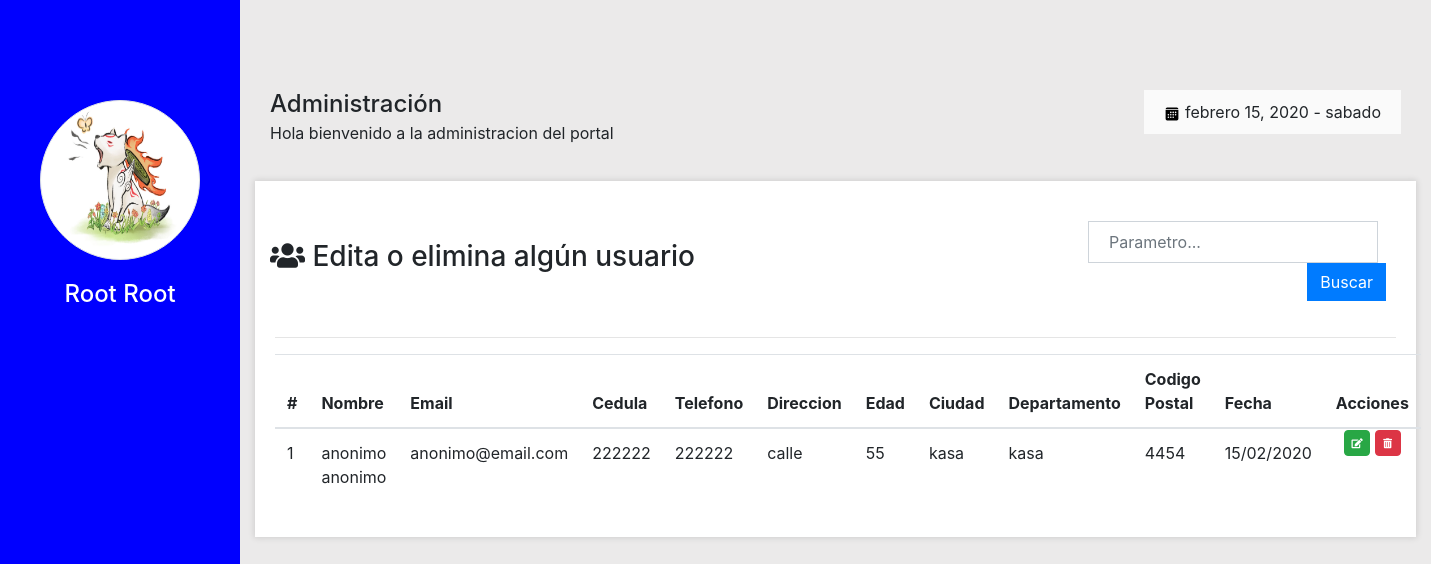
The app's page /editar.php (signed in) with its own data.
### tables this page shows
CREATE TABLE `usuarios` (
  `idUsuario` int(10) UNSIGNED NOT NULL,
  `nombre` varchar(15) NOT NULL,
  `apellido` varchar(15) NOT NULL,
  `email` varchar(50) NOT NULL,
  `contrasena` varchar(100) NOT NULL,
  `cedula` int(10) UNSIGNED NOT NULL,
  `telefono` int(11) UNSIGNED NOT NULL,
  `direccion` varchar(40) NOT NULL,
  `edad` tinyint(3) UNSIGNED NOT NULL,
  `ciudad` varchar(15) NOT NULL,
  `departamento` varchar(15) NOT NULL,
  `codigoPostal` mediumint(8) UNSIGNED NOT NULL,
  `imagen` varchar(40) NOT NULL,
  `fecha` int(10) UNSIGNED NOT NULL,
  `rol` enum('administrador','registrado') NOT NULL DEFAULT 'registrado'
);

### lib/Database.php (called while the page is built, shortened)
<?php
class Database{
    public $db;
    protected $prep;
    public function __construct($dbhost, $dbuser, $db_pass, $db_name){
        $this->db= new mysqli($dbhost, $dbuser, $db_pass, $db_name);
        $this->db->set_charset('utf8');
    }
    public function preparar($consulta){
        $this->consulta= $consulta;
        $this->prep= $this->db->prepare($this->consulta);
        if(!$this->prep){
            trigger_error("Error al preparar la consulta", E_USER_ERROR);
        }else{
            return true;
        }
    }
    public function ejecutar(){
        $this->prep->execute();
    }
    public function resultado(){
        return $this->prep->fetch();
    }
}
?>

### editar.php (the view, shortened to what this page needs)
<?php
$db= new Database(DB_HOST,DB_USER,DB_PASS,DB_NAME);
$fecha=getdate();
$diaN= date('d');
$anio=date('Y');
$diaS=['domingo','lunes',',martes','miercoles','jueves','viernes','sabado'];
$meses=['enero','febrero','marzo','abril','mayo','junio','julio','agosto','septiembre','octubre','noviembre','diciembre'];
$dia2=$diaS[$fecha['wday']];
$mes=$meses[$fecha['mon']-1];
$db->preparar("SELECT CONCAT (nombre,' ',apellido) AS nombreCompleto,imagen FROM usuarios WHERE idUsuario= ? ");
$db->prep()->bind_param('i',$_SESSION['idUsuario']);
$db->ejecutar();
$db->prep()->bind_result($unombre,$uimagen);
$db->resultado();
$db->liberar();
?>
<?php require "inc/header.inc"; ?>
<div class="izq">
    <div class="perfil">
              <img class="img-fluid img-thumbnail rounded-circle" src='<?php echo "$uimagen"?>' alt="">
    </div>
    <div class="nombre text-center">
        <h4><?php echo ucwords($unombre);?></h4>
    </div>
</div>
<div class="der">
    <div class="cabecera">
        <h1 class="titulo">
            Administración <small>Hola bienvenido a la administracion del portal</small>
        </h1>
        <div class="fecha float-right">
            <img src="img/calendar-fill.svg" alt="">
            <span><?php echo "$mes $diaN, $anio - $dia2"?></span>
        </div>
    </div>
    <div class="container-fluid">
     <?php if(isset($_GET['editar'])):?>
      <div class="row">
          <div class="col-12">
               <?php
                    $e_id= $_GET['editar'];
                    $db->preparar("SELECT nombre,email,telefono,direccion,edad,ciudad, departamento,codigoPostal FROM usuarios WHERE idUsuario= ? ");
                    $db->prep()->bind_param('i',$_GET['editar']);
                    $db->ejecutar();
                    $db->prep()->bind_result($enombre,$eemail,$etelefono,$edireccion, $eedad, $eciudad, $edepartamento,$ecodigoPostal);
                    $db->resultado();
                    $db->liberar();
               ?>
              <form action="actualizar.php" method="post" role="form" enctype="multipart/form-data">
                 <h2 class="text-center">Actualizar</h2>
                  <div class="form-group row">
                      <input type="text" class="form-control col-md-7 col-centrar" id="usuario" name="email" placeholder="<?php echo $eemail;?>">
                  </div>
                  <div class="form-group row">
                      <input type="password" class="form-control col-md-7 col-centrar" id="contrasena" name="contrasena" placeholder="Contraseña">
                  </div>
                  <div class="form-group row">
                      <input type="password" class="form-control col-md-7 col-centrar" id="confirContrasena" name="confirContrasena" placeholder="Confirma la contraseña">
                  </div>
                  <div class="form-group row">
                      <input type="text" class="form-control col-md-7 col-centrar" id="telefono" name="telefono" placeholder="<?php echo $etelefono;?>">
                  </div>
                  <div class="form-group row">
                      <input type="text" class="form-control col-md-7 col-centrar" id="direccion" name="direccion" placeholder="<?php echo $edireccion;?>">
                  </div>
                  <div class="form-group row">
                      <input type="text" class="form-control col-md-7 col-centrar" id="edad" name="edad" placeholder="<?php echo $eedad;?>">
                  </div>
                  <div class="form-group row">
                      <input type="text" class="form-control col-md-7 col-centrar" id="ciudad" name="ciudad" placeholder="<?php echo $eciudad;?>">
                  </div>
                  <div class="form-group row">
                      <input type="text" class="form-control col-md-7 col-centrar" id="departamento" name="departamento" placeholder="<?php echo $edepartamento;?>">
                  </div>
                  <div class="form-group row">
                      <input type="text" class="form-control col-md-7 col-centrar" id="codigoPostal" name="codigoPostal" placeholder="<?php echo $ecodigoPostal;?>">
                  </div>
                  <div class="form-group row">
                     <label for="foto" class="col-md-12 text-center">Foto de perfil</label>
                      <input type="file" class="form-control col-md-7 col-centrar" name="foto">
                  </div>
                  <div class="form-group row">
                      <input type="hidden" class="form-control col-md-7 col-centrar" id="id" name="id" value="<?php echo $e_id;?>">
                  </div>
                  <div class="form-group row">
                      <input type="hidden" class="form-control col-md-7 col-centrar" name="enombre" value="<?php echo $enombre;?>">
                  </div>
                  <div class="form-group row">
                      <div class="col-centrar">
                        <button type="submit" class="btn btn-primary">Confirmar</button>
                        <button type="reset" class="btn btn-secondary">Limpiar</button>
                      </div>
                   </div>
                </form>
          </div>
      </div>
      <?php else:?>
       <div class="row">
           <div class="col-md-12">
               <div class="caja">
                   <div class="caja-cabecera">
                     <div class="row" style="align-items:center;padding:0px 10px;">
                      <h3><i class="fas fa-users"></i> Edita o elimina algún usuario</h3>
                          <form class="form-inline col-4 ml-auto" id="busqueda" method="get" style="justify-content: flex-end;">
                            <input name="busqueda" class="form-control mr-sm-2" type="search" placeholder="Parametro..." aria-label="Search">
                            <button class="btn btn-primary my-2 my-sm-0" type="submit">Buscar</button>
                          </form>
                        </div>
                   </div>
                   <hr>
                   <div class="caja-cuerpo">
                      <table class="table d-table-cell">
                          <thead>
                            <tr>
                              <th>#</th>
                              <th>Nombre</th>
                              <th>Email</th>
                              <th>Cedula</th>
                              <th>Telefono</th>
                              <th>Direccion</th>
                              <th>Edad</th>
                              <th>Ciudad</th>
                              <th>Departamento</th>
                              <th>Codigo Postal</th>
                              <th>Fecha</th>
                              <th>Acciones</th>
                            </tr>
                          </thead>
                          <tbody>
                           <?php
                              if(isset($_GET['busqueda'])){
                                  if(empty($_GET['busqueda'])){
                                      trigger_error("No puedes dejar vacio el campo de busqueda.",E_USER_ERROR);
                                      exit;
                                  }
                                  $consulta="SELECT idUsuario,CONCAT (nombre,' ',apellido) AS nombreCompleto,email,cedula,telefono,direccion,edad,ciudad,departamento,codigoPostal,fecha,rol FROM usuarios WHERE nombre LIKE";
                                  $busqueda= explode(" ",$_GET['busqueda']);
                                  for($i=0; $i< count($busqueda);$i++){
                                      if($busqueda[$i]!=''){
                                          if($i!=0){
                                              $consulta.=" OR nombre LIKE";
                                          }
                                          $consulta.=" '%{$busqueda[$i]}%'";
                                      }
                                  }
                                  $consulBusqueda= "SELECT COUNT(idUsuario) FROM usuarios WHERE nombre LIKE";
                                  for($i=0; $i< count($busqueda);$i++){
                                      if($busqueda[$i]!=''){
                                          if($i!=0){
                                              $consulBusqueda.=" OR nombre LIKE";
                                          }
                                          $consulBusqueda.=" '%{$busqueda[$i]}%'";
                                      }
                                  }
                                  $db->preparar($consulBusqueda);
                                        $db->ejecutar();
                                        $db->prep()->bind_result($contador);
                                          $db->resultado();
                                          $db->liberar();
                                        $datosPorPagina=2;
                                          $paginas=ceil($contador/$datosPorPagina);
                                          $pagina= (isset($_GET['pagina'])) ? (int)$_GET['pagina']:1;
                                          $iniciar= ($pagina-1)*$datosPorPagina;
                                  $consulta.=" ORDER BY fecha LIMIT $iniciar,$datosPorPagina";
                            }else{
                                      $db->preparar("SELECT COUNT(idUsuario) FROM usuarios ");
                                        $db->ejecutar();
                                        $db->prep()->bind_result($contador);
                                          $db->resultado();
                                          $db->liberar();
                                          $datosPorPagina=2;
                                          $pagina= (isset($_GET['pagina'])) ? (int)$_GET['pagina']:1;
                                          $iniciar= ($pagina-1)*$datosPorPagina;
                                          $consulta="SELECT idUsuario,CONCAT (nombre,' ',apellido) AS nombreCompleto,email,cedula,telefono,direccion,edad,ciudad,departamento,codigoPostal,fecha,rol FROM usuarios ORDER BY fecha LIMIT $iniciar,$datosPorPagina";
                                  }
                              $db->preparar($consulta);
                                $db->ejecutar();
                                $db->prep()->bind_result($dbid,$dbnombreCompleto,$dbemail,$dbcedula,$dbtelefono,$dbdireccion,$dbedad,$dbciudad,$dbdepartamento,$dbcodigoPostal,$dbfecha,$dbrol);
                                $conteo=$iniciar;
                                while($db->resultado()){
                                  if($dbrol=='administrador'){
                                    continue;
                                  }
                                    $conteo++;
                                    echo "<tr>
                                          <td>$conteo</td>
                                          <td>$dbnombreCompleto</td>
                                          <td>$dbemail</td>
                                          <td>$dbcedula</td>
                                          <td>$dbtelefono</td>
                                          <td>$dbdireccion</td>
                                          <td>$dbedad</td>
                                          <td>$dbciudad</td>
                                            <td>$dbdepartamento</td>
                                            <td>$dbcodigoPostal</td>
                                            <td>".date("d/m/Y",$dbfecha)."</td>
                                            <td style='padding:0!important;' class='text-center'><a class='btn btn-success acciones' href='editar.php?editar=$dbid'><i class='fas fa-edit'></i></a>
                                            <a class='btn btn-danger acciones' href='editar.php?confirEliminar=$dbid'><i class='fas fa-trash-alt'></i></a></td>
                                        </tr>";
                                }
                            ?>
                          </tbody>
                        </table>
                   </div>
               </div>
           </div>
       </div>
       <?php endif;?>
   </div>
</div>
    <?php require "inc/footer.inc"; ?>

### css/estilos.css (style rules this page uses)
html,body { height: 100% !important; }
body { ; background: rgba(95, 90, 90, 0.12); }
form { padding: 20px; background: #ffffff; box-shadow: 0px 0px 6px 1px rgba(2, 2, 2, 0.12); }
form input, button { border-radius: 0 !important; }
.caja { padding: 20px; background: #ffffff; box-shadow: 0px 0px 6px 1px rgba(2, 2, 2, 0.12); }
input { padding: 20px !important; }
.izq { height: 100%; width: 240px; background-color: blue; position: fixed; padding-top: 60px; }
.perfil { height: 240px; padding: 40px 40px 40px 40px; }
.perfil img { width: 100%; height: 100%; }
.nombre h4 { margin-top: -20px; color: white; }
.der { margin-left: 240px; padding-top: 60px; }
.cabecera { padding: 30px; }
.titulo { font-size: 24px; display: inline-block; }
.titulo > small { font-size: 16px; display: block; margin-top: 5px; }
.fecha { padding: 10px 20px; background-color: #fafafa; }
.acciones { width: 26px; height: 26px; font-size: 10px; padding: 5px; }
#busqueda { box-shadow: none; }

### records on screen
usuarios: imagen (placeholder picture)
usuarios: dbnombreCompleto "anonimo anonimo", email "anonimo@email.com", cedula "222222", telefono "222222", direccion "calle", edad "55", ciudad "kasa", departamento "kasa", codigoPostal "4454", fecha "15/02/2020"

### other values on screen
$unombre "Root Root"
$mes "febrero"
$dia2 "sabado"
